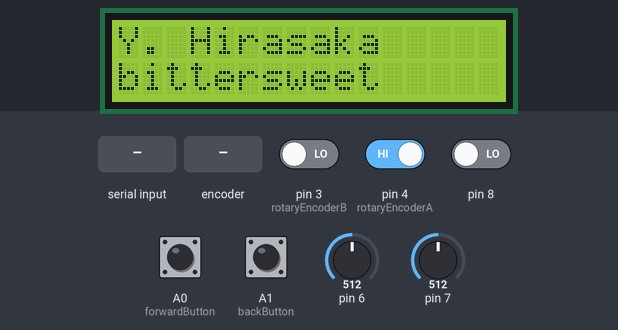
This sketch was run on a simulated Arduino Uno, built with avr-gcc and run on an emulated ATmega328P. On the bench: 16×2 character LCD. The test bench sets the inputs (shaded band); at power-on: pin 4 (rotaryEncoderA) HIGH, A0 (forwardButton), A1 (backButton), pin 3 (rotaryEncoderB), pin 8 LOW, pin 6 = 512, pin 7 = 512. What the sketch prints to the serial monitor is not drawn.

Above: at 1.2 s.
1.3 s: "1" received over Serial
At 2.4 s:
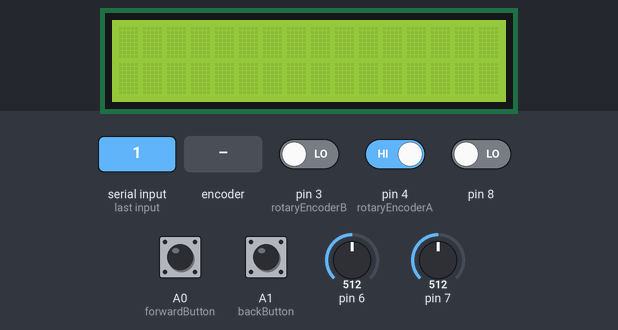
2.8 s: pin 6 set to 716
5.8 s: "0" received over Serial
At 7.0 s:
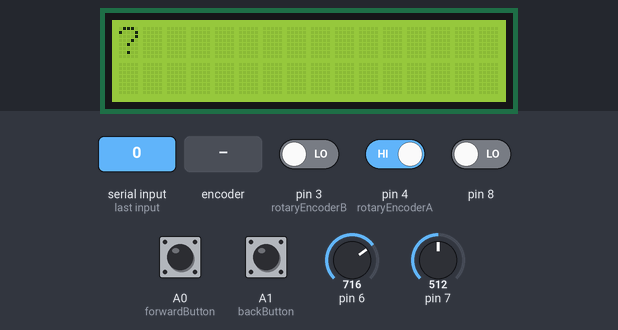
7.3 s: "1" received over Serial
At 8.0 s:
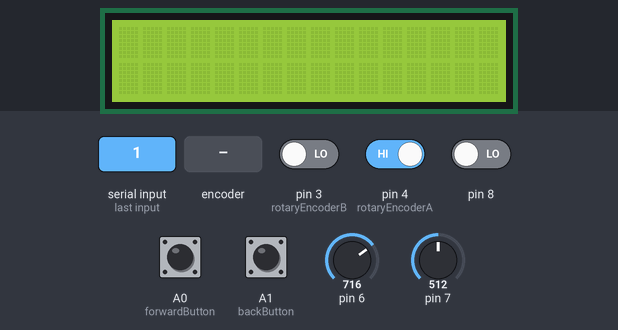
10.3 s: rotary encoder on pin 4 (rotaryEncoderA) / pin 3 (rotaryEncoderB) turned 1 step (first pin leading)
13.5 s: rotary encoder on pin 4 (rotaryEncoderA) / pin 3 (rotaryEncoderB) turned 3 steps (first pin leading)
Timing chart, 0 to 16.5 s (numbered marks = the images above; inputs shaded):
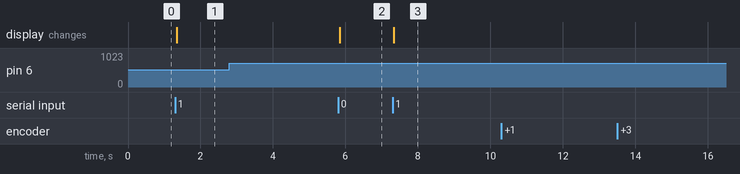

Measured:
- after the input at 1.3 s, the display: changes at once (image 1)
- after the input at 2.8 s, every drawn part: stays the same
- after the input at 5.8 s, the display: changes at once (image 2)
- after the input at 7.3 s, the display: changes at once (image 3)
- after the input at 10.3 s, every drawn part: stays the same
- after the input at 13.5 s, every drawn part: stays the same

The sketch:

arduino_controller.ino
```cpp
/*
   Code to collect input and send output to arduino controller.

   Credits/References:
   - Rotary Encoder Tutorial: Dejan Nedelkovski
   https://howtomechatronics.com/tutorials/arduino/rotary-encoder-works-use-arduino/

*/

#include <LiquidCrystal.h>

// rotary encoder variables
int rotaryEncoderA = 4;
int rotaryEncoderB = 3;
int rotaryEncoderCounter = 0;
int aState;
int aLastState;

// radio button variables
int backButton = A1;
int forwardButton = A0;

LiquidCrystal lcd(13, 12, 11, 10, 9, 8);

int currSong = 0;

// Store artists and titles of all the songs
String songAuthor[7] = {"Y. Hirasaka     ", "Y. Hirasaka     ", "Y. Hirasaka     ",
                        "Phil&Sleepy     ", "Clap Cotton     ", "L'indecis       ", "goose&Anbu&Phil "
                       };
String songTitle[7] = {"bittersweet", "Relation        ", "Little by Little",
                       "Away/wTheFairies", "Vinho Verde     ", "Keep On         ", "Last Night      "
                      };

void setup() {

  Serial.begin(9600);

  lcd.begin(16, 2);
  lcd.clear();

  pinMode(rotaryEncoderA, INPUT);
  pinMode(rotaryEncoderB, INPUT);
  pinMode(backButton, INPUT);
  pinMode(forwardButton, INPUT);

  // read initial state of rotaryEncoderA
  aLastState = digitalRead(rotaryEncoderA);
}

void loop() {

  // rotary encoder sampling
  aState = digitalRead(rotaryEncoderA);
  if (aState != aLastState) {
    if (digitalRead(rotaryEncoderB) != aState) {
      rotaryEncoderCounter++;
    } else {
      rotaryEncoderCounter--;
    }
  }
  aLastState = aState;

  // radio button sampling
  int backButtonState = digitalRead(backButton);
  int forwardButtonState = digitalRead(forwardButton);

  // send data through Serial
  Serial.print(rotaryEncoderCounter);
  Serial.print(",");
  Serial.print(backButtonState);
  Serial.print(",");
  Serial.println(forwardButtonState);

  // wait for incoming serial data from processing program
  if (Serial.available() > 0) {
    currSong = Serial.read();
  }

  // lcd
  lcd.setCursor(0, 0);              //set the cursor to the 0,0 position (top left corner)
  lcd.print(songAuthor[currSong]);
  lcd.setCursor(0, 1);              //move the cursor to the first space of the bottom row
  lcd.print(songTitle[currSong]);

}
```
